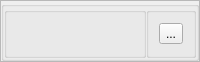
     <widget class="QFrame" name="Alert">
      <property name="minimumSize">
       <size>
        <width>0</width>
        <height>0</height>
       </size>
      </property>
      <property name="maximumSize">
       <size>
        <width>16777215</width>
        <height>0</height>
       </size>
      </property>
      <property name="frameShape">
       <enum>QFrame::StyledPanel</enum>
      </property>
      <property name="frameShadow">
       <enum>QFrame::Raised</enum>
      </property>
      <layout class="QHBoxLayout" name="horizontalLayout_13">
       <property name="spacing">
        <number>0</number>
       </property>
       <property name="leftMargin">
        <number>0</number>
       </property>
       <property name="topMargin">
        <number>0</number>
       </property>
       <property name="rightMargin">
        <number>0</number>
       </property>
       <property name="bottomMargin">
        <number>0</number>
       </property>
       <item>
        <widget class="QGroupBox" name="Alert_group">
         <property name="title">
          <string/>
         </property>
         <layout class="QHBoxLayout" name="horizontalLayout_33">
          <property name="spacing">
           <number>0</number>
          </property>
          <property name="leftMargin">
           <number>0</number>
          </property>
          <property name="topMargin">
           <number>0</number>
          </property>
          <property name="rightMargin">
           <number>0</number>
          </property>
          <property name="bottomMargin">
           <number>0</number>
          </property>
          <item>
           <widget class="QGroupBox" name="groupBox_14">
            <property name="title">
             <string/>
            </property>
            <layout class="QHBoxLayout" name="horizontalLayout_32">
             <property name="spacing">
              <number>10</number>
             </property>
             <property name="leftMargin">
              <number>10</number>
             </property>
             <property name="topMargin">
              <number>10</number>
             </property>
             <property name="rightMargin">
              <number>10</number>
             </property>
             <property name="bottomMargin">
              <number>10</number>
             </property>
             <item>
              <widget class="QLabel" name="Alert_message">
               <property name="font">
                <font>
                 <family>Kozuka Gothic Pr6N B</family>
                 <pointsize>12</pointsize>
                </font>
               </property>
               <property name="text">
                <string/>
               </property>
              </widget>
             </item>
            </layout>
           </widget>
          </item>
          <item>
           <widget class="QGroupBox" name="groupBox_16">
            <property name="maximumSize">
             <size>
              <width>50</width>
              <height>16777215</height>
             </size>
            </property>
            <property name="title">
             <string/>
            </property>
            <layout class="QHBoxLayout" name="horizontalLayout_27">
             <property name="spacing">
              <number>0</number>
             </property>
             <property name="leftMargin">
              <number>0</number>
             </property>
             <property name="topMargin">
              <number>0</number>
             </property>
             <property name="rightMargin">
              <number>0</number>
             </property>
             <property name="bottomMargin">
              <number>0</number>
             </property>
             <item alignment="Qt::AlignHCenter">
              <widget class="QToolButton" name="close_Alert_btn">
               <property name="cursor">
                <cursorShape>PointingHandCursor</cursorShape>
               </property>
               <property name="text">
                <string>...</string>
               </property>
               <property name="icon">
                <iconset>
                 <normaloff>imgs/closeAlert.png</normaloff>imgs/closeAlert.png</iconset>
               </property>
               <property name="iconSize">
                <size>
                 <width>10</width>
                 <height>10</height>
                </size>
               </property>
              </widget>
             </item>
            </layout>
           </widget>
          </item>
         </layout>
        </widget>
       </item>
      </layout>
     </widget>
